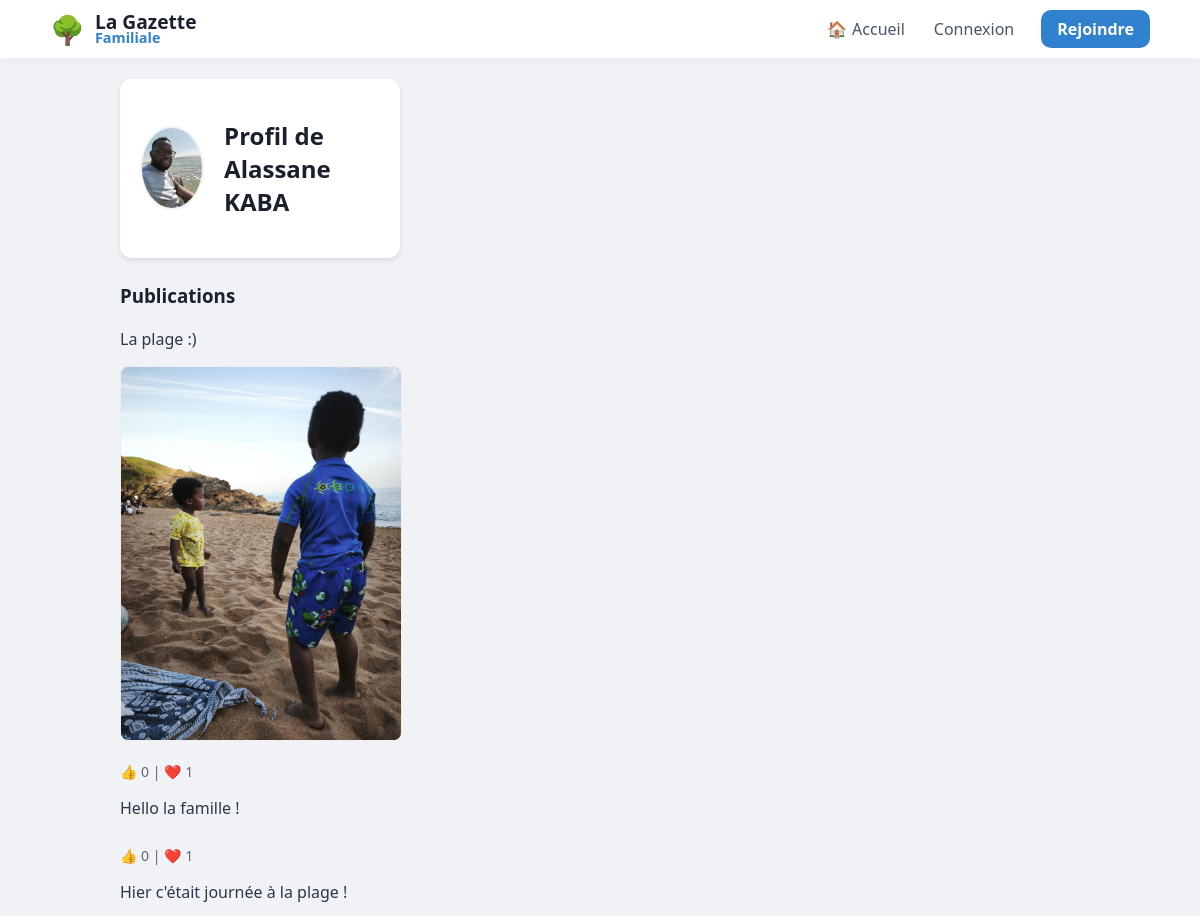
/user/Alassane KABA (upper part), run on an earlier commit of the app's database.
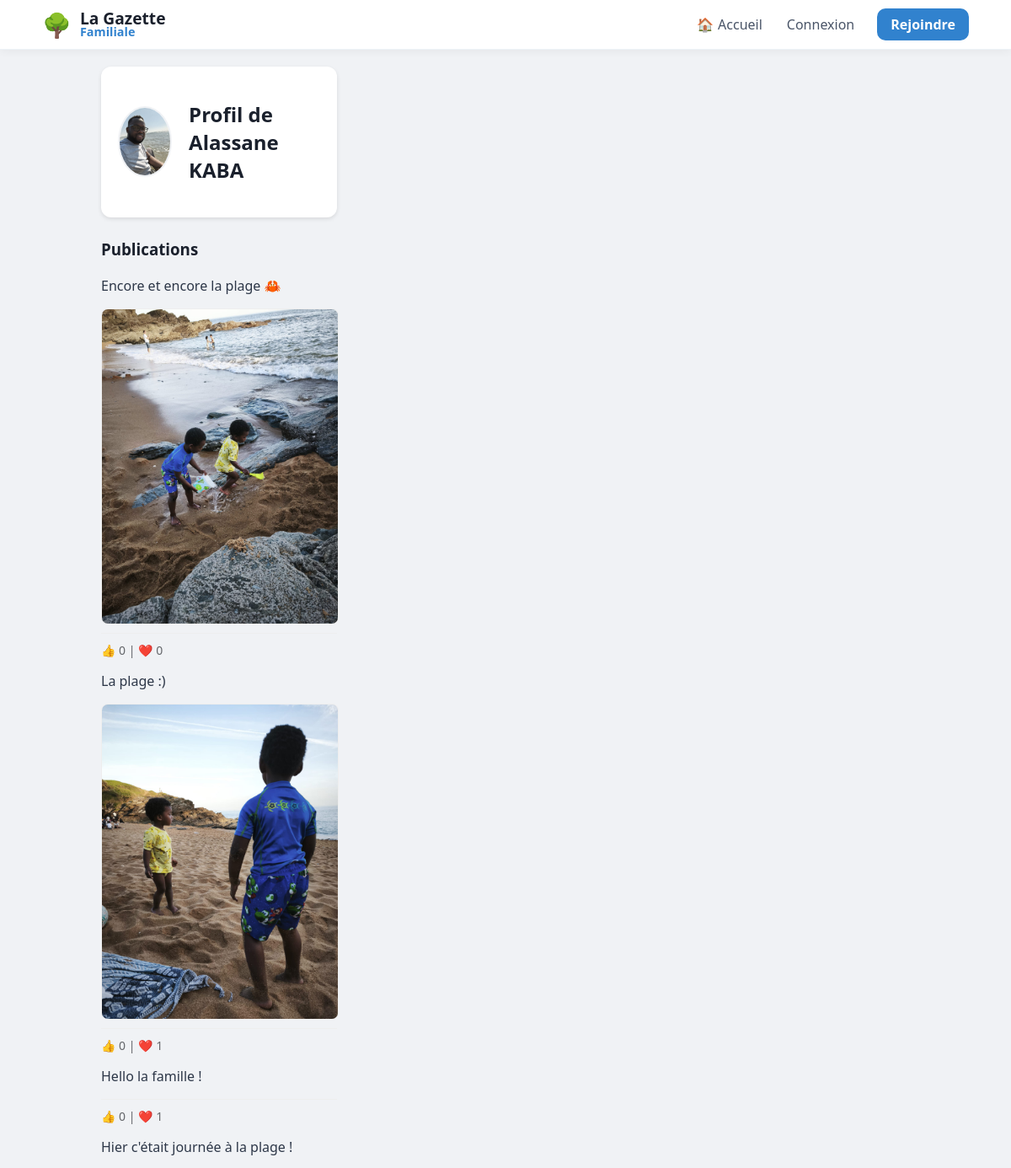
And on a later commit of the database.
### tables this page shows
CREATE TABLE users (
                id INTEGER PRIMARY KEY AUTOINCREMENT, 
                email TEXT UNIQUE, 
                firstname TEXT, 
                lastname TEXT, 
                username TEXT UNIQUE, 
                password TEXT, 
                avatar TEXT
            );

CREATE TABLE posts (id INTEGER PRIMARY KEY AUTOINCREMENT, username TEXT, content TEXT, likes INTEGER DEFAULT 0, image TEXT);

### app.py (the view)
@app.route("/user/<username>")
def profile(username):
    with get_db() as db:
        posts = db.execute("""
            SELECT posts.*, users.avatar AS user_avatar,
                (SELECT COUNT(*) FROM reactions WHERE post_id=posts.id AND type='thumb') as thumbs,
                (SELECT COUNT(*) FROM reactions WHERE post_id=posts.id AND type='heart') as hearts
            FROM posts
            JOIN users ON posts.username = users.username
            WHERE posts.username=?
            ORDER BY posts.id DESC
        """, (username,)).fetchall()
    return render_template("profile.html", posts=posts, username=username)

### app.py (called while the page is built)
def get_db():
    db = sqlite3.connect("database.db")
    db.row_factory = sqlite3.Row
    return db

### templates/profile.html (shortened to what this page needs)
{% extends "base.html" %}
{% block content %}
<div class="container">
    <div style="display:flex; align-items:center; gap:20px; background:white; padding:20px; border-radius:12px; box-shadow:0 2px 5px rgba(0,0,0,0.1);">
        <img class="avatar" style="width:80px !important; height:80px !important;"
             src="{{ url_for('static', filename='avatars/' + (posts[0]['user_avatar'] if posts else 'default.png')) }}">
        <h2>Profil de {{ username }}</h2>
    </div>
    <h3 style="margin-top:25px;">Publications</h3>
    {% for post in posts %}
        <div class="post">
            <div class="content">{{ post['content'] }}</div>
            {% if post['image'] %}
                <img class="post-img" src="{{ url_for('static', filename='uploads/' + post['image']) }}" style="width:100%; border-radius:8px; margin-top:10px;">
            {% endif %}
            <div class="actions" style="color: #65676b; font-size: 14px; border-top: 1px solid #eee; padding-top: 10px; margin-top: 10px;">
                👍 {{ post['thumbs'] }} | ❤️ {{ post['hearts'] }}
            </div>
        </div>
    {% endfor %}
</div>
{% endblock %}

### templates/base.html (shortened to what this page needs)
<!DOCTYPE html>
<html lang="fr">
<head>
    <link rel="stylesheet" href="{{ url_for('static', filename='style.css') }}">
</head>
<body>
    <nav class="navbar">
        <div class="nav-content">
            <div class="nav-left">
                <a href="/" style="text-decoration: none; display: flex; align-items: center; gap: 10px;">
                    <span style="font-size: 28px;">🌳</span>
                    <div style="display: flex; flex-direction: column;">
                        <span style="font-size: 1.2em; font-weight: 800; color: #1a202c; line-height: 1;">La Gazette</span>
                        <span style="font-size: 0.9em; font-weight: 600; color: var(--primary); line-height: 1;">Familiale</span>
                    </div>
                </a>
            </div>
            <div class="nav-right" style="display: flex; align-items: center; gap: 5px;">
                <a href="/" class="nav-item">🏠 <span class="nav-text" style="margin-left:5px;">Accueil</span></a>
                {% if session.get("user") %}
                    <a href="{{ url_for('profile', username=session['user']) }}" class="nav-item">👤 <span class="nav-text" style="margin-left:5px;">Profil</span></a>
                    <a href="/notifications" class="nav-item">🔔</a>
                    <a href="/settings" class="nav-item">⚙️</a>
                    <a href="/logout" style="color: #e53e3e; text-decoration: none; font-weight: 700; font-size: 0.9em; margin-left:10px;">Déconnecter</a>
                {% else %}
                    <a href="/login" class="nav-item">Connexion</a>
                    <a href="/register" style="background: var(--primary); color: white; padding: 8px 16px; border-radius: 10px; text-decoration: none; font-weight: 700; margin-left: 10px;">Rejoindre</a>
                {% endif %}
            </div>
        </div>
    </nav>
    <div class="main-container">
        {% block content %}{% endblock %}
    </div>
</body>
</html>

### static/style.css (style rules this page uses)
body { font-family: 'Segoe UI', system-ui, -apple-system, sans-serif; background: #f0f2f5; margin: 0; color: #1a202c; }
.container { max-width: 1100px; width: 100%; margin: 0 auto; }
nav { background: white; border-bottom: 1px solid #edf2f7; position: sticky; top: 0; z-index: 1000; }
.avatar { width: 45px !important; height: 45px !important; border-radius: 50%; object-fit: cover; border: 2px solid #f0f2f5; }
.content { margin: 15px 0; font-size: 16px; line-height: 1.5; color: #2d3748; }
.post-img { width: 100%; max-height: 500px; object-fit: cover; object-position: center; display: block; margin: 10px 0; border-radius: 10px; border: 1px solid #eee; }
.nav-item { display: flex; align-items: center; padding: 8px 12px; border-radius: 10px; text-decoration: none; transition: 0.2s; color: #4a5568; }

### templates/base.html (style rules this page uses)
:root { --bg-color: #f0f2f5; --primary: #3182ce; --text-main: #1a202c; --text-light: #718096; }
body { background-color: var(--bg-color); margin: 0; font-family: 'Segoe UI', system-ui, -apple-system, sans-serif; color: var(--text-main); }
.main-container { max-width: 1100px; margin: 0 auto; padding: 20px 15px; display: grid; grid-template-columns: 1fr; gap: 25px; align-items: start; }
@media (min-width: 900px) { .main-container { grid-template-columns: 280px 1fr; } }
.navbar { background: white; box-shadow: 0 2px 10px rgba(0,0,0,0.05); padding: 10px 0; position: sticky; top: 0; z-index: 1000; border-bottom: 1px solid #edf2f7; }
.nav-content { max-width: 1100px; margin: 0 auto; padding: 0 20px; display: flex; justify-content: space-between; align-items: center; }
.nav-item { display: flex; align-items: center; padding: 8px 12px; border-radius: 10px; text-decoration: none; color: #4a5568; transition: 0.2s; }
@media (min-width: 900px) { .main-container { display: grid; grid-template-columns: 280px 650px; justify-content: center; gap: 30px; } }

What changed in the data, as far as the page shows it:
added posts: content "Encore et encore la plage 🦀", image (picture), thumbs "0", hearts "0"
